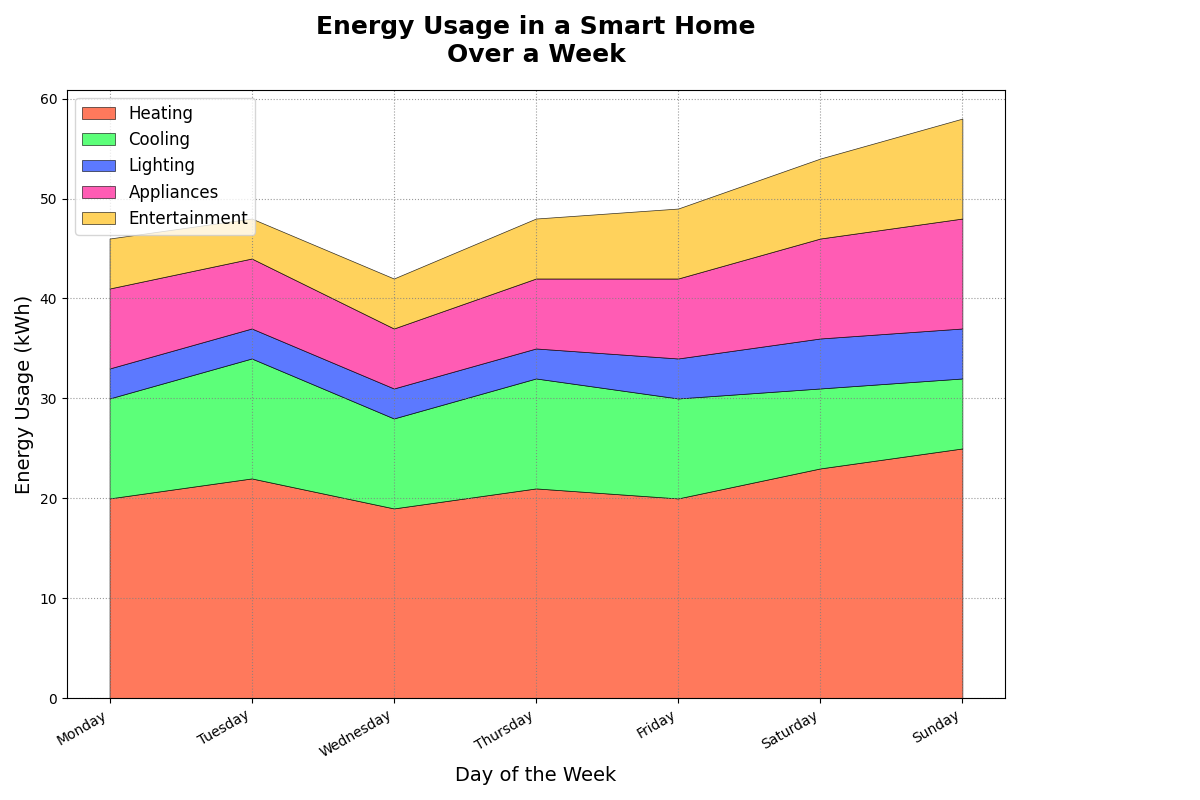

Python code for this plot:
import matplotlib.pyplot as plt
import numpy as np

days = ['Monday', 'Tuesday', 'Wednesday', 'Thursday', 'Friday', 'Saturday', 'Sunday']
num_days = len(days)

heating = [20, 22, 19, 21, 20, 23, 25]
cooling = [10, 12, 9, 11, 10, 8, 7]
lighting = [3, 3, 3, 3, 4, 5, 5]
appliances = [8, 7, 6, 7, 8, 10, 11]
entertainment = [5, 4, 5, 6, 7, 8, 10]

energy_stack = np.row_stack((heating, cooling, lighting, appliances, entertainment))

fig, ax = plt.subplots(figsize=(12, 8))

ax.stackplot(days, energy_stack, labels=['Heating', 'Cooling', 'Lighting', 'Appliances', 'Entertainment'],
             colors=['#FF5733', '#33FF57', '#3357FF', '#FF33A1', '#FFC733'], alpha=0.8, 
             edgecolor='k', linewidth=0.5)

ax.set_title('Energy Usage in a Smart Home\nOver a Week', fontsize=18, fontweight='bold', pad=20)
ax.set_xlabel('Day of the Week', fontsize=14)
ax.set_ylabel('Energy Usage (kWh)', fontsize=14)

ax.legend(loc='upper left', fontsize=12, frameon=True, markerscale=1.5)

ax.grid(True, linestyle=':', alpha=0.8, color='grey')

plt.xticks(rotation=30, ha='right')

plt.tight_layout(rect=[0, 0, 0.85, 1])

plt.show()
